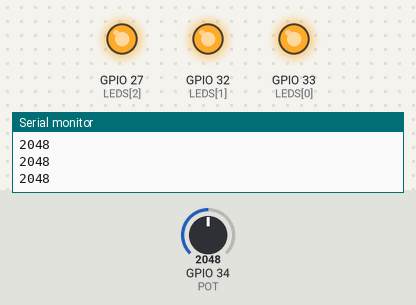
Bench run of a sketch on a simulated ESP32. On the bench: output pins drawn as LEDs (lit = HIGH), the last lines printed to the serial monitor. The test bench sets the inputs (shaded band); at power-on: GPIO 34 (POT) = 2048.

Above: at 1.2 s.
1.3 s: GPIO 34 (POT) set to 1054
2.8 s: GPIO 34 (POT) set to 950
At 3.8 s:
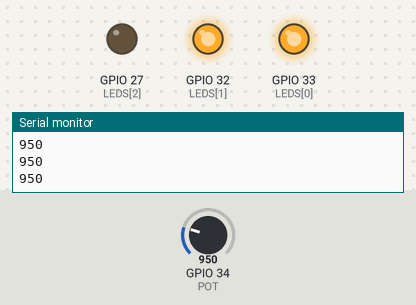
4.3 s: GPIO 34 (POT) set to 553
5.8 s: GPIO 34 (POT) set to 473
At 6.3 s:
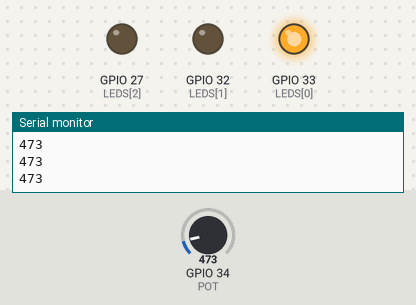
7.3 s: GPIO 34 (POT) set to 107
8.8 s: GPIO 34 (POT) set to 90
At 9.9 s:
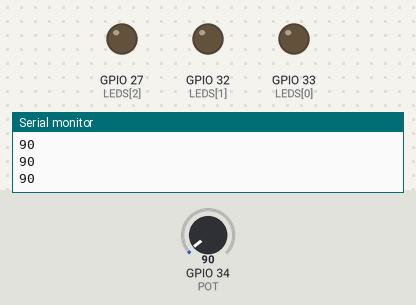
Timing chart, 0 to 11.3 s (numbered marks = the images above; inputs shaded):
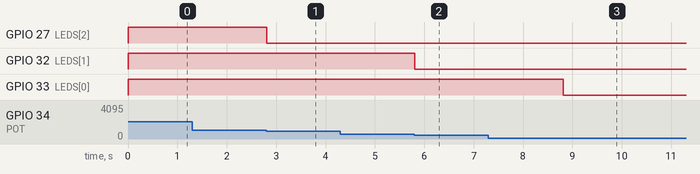

The sketch:

S07_S1_1.ino
```cpp
int LEDS[3] = {33, 32, 27};
int POT = 34;

int value = 0;

void setup() {
  pinMode(POT, INPUT);
  for(int i = 0; i < 3; i++) {
    pinMode(LEDS[i], OUTPUT);
  }
  Serial.begin(115200);
}

void loop() {
  value = analogRead(POT);
  Serial.println(value);
  if(value < 100) {
    digitalWrite(LEDS[0], 0);
    digitalWrite(LEDS[1], 0);
    digitalWrite(LEDS[2], 0);
  } else if (value < 500) {
    digitalWrite(LEDS[0], 1);
    digitalWrite(LEDS[1], 0);
    digitalWrite(LEDS[2], 0);
  } else if(value < 1000) {
    digitalWrite(LEDS[0], 1);
    digitalWrite(LEDS[1], 1);
    digitalWrite(LEDS[2], 0);
  } else {
    digitalWrite(LEDS[0], 1);
    digitalWrite(LEDS[1], 1);
    digitalWrite(LEDS[2], 1);
  }
  delay(100);
}
```

Measured:
- the behaviour switches between 1000 and 999 on GPIO 34 (POT) (found by bisection; images 0 and 1)
- the behaviour switches between 500 and 499 on GPIO 34 (POT) (found by bisection; images 1 and 2)
- the behaviour switches between 100 and 99 on GPIO 34 (POT) (found by bisection; images 2 and 3)
- after the input at 2.8 s, GPIO 27 (LEDS[2]): HIGH → LOW at once
- after the input at 5.8 s, GPIO 32 (LEDS[1]): HIGH → LOW at once
- after the input at 8.8 s, GPIO 33 (LEDS[0]): HIGH → LOW at once
